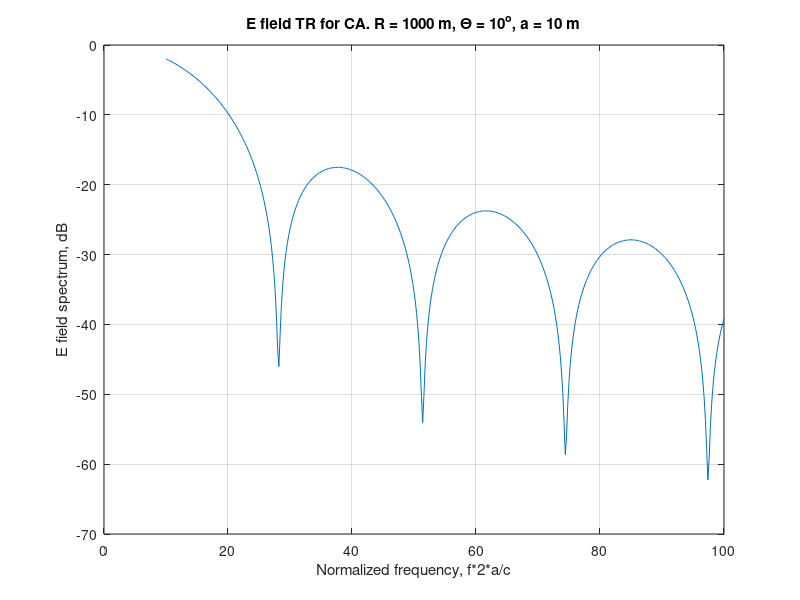

Reproduce this figure in MATLAB.
clear all;
clc;

% Programm of spectra from time response calculation
% for circular aperture measured with infinitely small zond

tic
% Design parameters
a = 10;         % Aperture radius, m


R0 = 8*a^2/1    % Reference distance
R = 10000;     % Distance from analyzed aperture to zond
c = 3e+8;       % speed of light, m/sec

Th = [0, 2.5]*pi/180; % Theta angle. First value - 0, second value - considered angle
N_Th = length(Th);
N_FFT = 8192*32;  % Number of FFT points (should be decreased for faster calculation with accuracy degradation)
T = 100/c;    % Time interval for FFT
d_t = T/(N_FFT - 1); % Sample time, sec
t = R/c - T/2:d_t:R/c + T/2; % Time in seconds normalized to R/c
N_i = length(t);
E_e = zeros(1, N_i);

for k = 1:N_Th
    ro = R*sin(Th(k));   % Vector R projection to aperture plane, m
    z = R*cos(Th(k));    % Distance from observation point to aperture plane, m
    B = sqrt((c*t).^2 - z^2); % Radius of G curve, m
    
    if abs(ro) <= a
        i2 = find((c*t >= z) & (c*t < sqrt(z^2 + (a - abs(ro))^2)));
        E_e(i2) = z^2./((c*t(i2)).^2);
    end
    i3 = find((c*t >= sqrt(z^2 + (a - abs(ro))^2)) & (c*t < sqrt(z^2 + (a + abs(ro))^2)));
    E_e(i3) = z^2/pi./((c*t(i3)).^2).*acos((-a^2 + abs(ro)^2 + B(i3).^2)./(2*abs(ro)*B(i3)));

    E_f(k, :) = fft(E_e, N_FFT); % Wideband radiation pattern
    k
end

% figure(1); % Time response at a given angle
% plot(t*1e+9, E_e); grid
% xlabel('time, nsec');
% ylabel('E field amplitude');
% title('E field TR for CA. R = 1000 m, \Theta = 10^o, a = 10 m');

figure(2); % Spectra at a given angle
f = 1/T*(1:1:N_FFT);
k1 = find((f*2*a/c >= 10) & (f*2*a/c <= 100));
plot(f(k1)*2*a/c, 20*log10(abs(E_f(2, k1))./abs(E_f(1, k1)))); grid
xlabel('Normalized frequency, f*2*a/c');
ylabel('E field spectrum, dB');
title('E field TR for CA. R = 1000 m, \Theta = 10^o, a = 10 m');

toc



